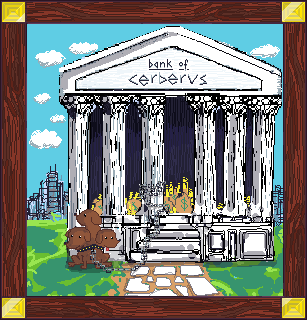
#> input picture cerberus_tower/main-image.png, 307 x 320 px; its folder holds only this picture in this run
$ python -i noise_fade_png.py   (imports and definitions only)
#> lines starting #> are read from the running program, lines starting #| are printed output that depends on the picture
#> in process_and_apply_filters, original_image is the input picture: PIL image 307x320 RGBA; mean R, G, B, A 123.9, 126.8, 121.1, 255
from PIL import Image, ImageDraw, ImageFilter
import numpy as np
import os

# Configuration
input_files_location = "../frog_pfps/preprocess"
output_files_location = "../frog_pfps/postprocess2"
file_types = ('.png',)  # Focus on PNG for this example

def add_noise(image, level=5):
    """
    Adds grain/noise to the image.
    """
#> called with level = 15
    np_image = np.array(image)
    noise = np.random.randint(-level, level, np_image.shape, dtype='int16')
    np_image = np.clip(np_image + noise, 0, 255).astype('uint8')
    noisy_image = Image.fromarray(np_image)
    return noisy_image

def fade_edges_to_color_corrected(image, fade_color=(255, 239, 213), fade_intensity=0.05):
    """
    Correctly applies a fading effect to the edges, turning them to a specified color.
    """
#> called with fade_color = (255, 239, 213), fade_intensity = 0.05
    width, height = image.size
#> width = 307; height = 320
    mask = Image.new("L", (width, height), 0)  # Black mask = fully transparent
#> mask: PIL image 307x320 L; every value is 0
    draw = ImageDraw.Draw(mask)

    fade_boundary = int(min(width, height) * fade_intensity)
#> fade_boundary = 15
    for x in range(width):
        for y in range(height):
            distance_to_edge = min(x, y, width-x-1, height-y-1)
            if distance_to_edge < fade_boundary:
                opacity = 255 - int((distance_to_edge / fade_boundary) * 255)
                mask.putpixel((x, y), opacity)
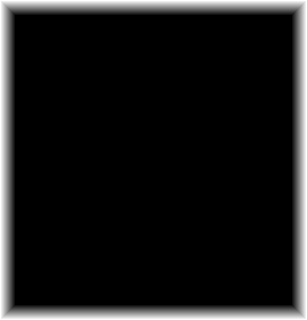
#> mask: PIL image 307x320 L; min 0, max 255, mean 25.2

    mask = mask.filter(ImageFilter.GaussianBlur(radius=fade_boundary // .85))
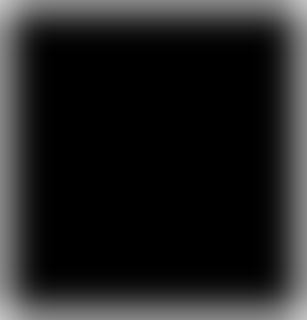
#> mask: PIL image 307x320 L; min 0, max 192, mean 32.9
    fade_overlay = Image.new("RGB", (width, height), fade_color)
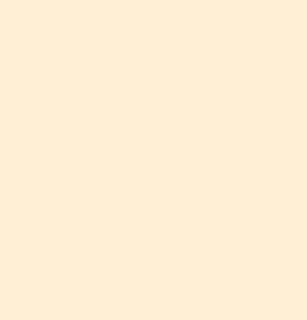
#> fade_overlay: PIL image 307x320 RGB; mean R, G, B 255, 239, 213
    fade_overlay.putalpha(mask)
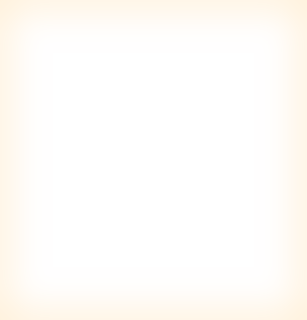
#> fade_overlay: PIL image 307x320 RGBA; mean R, G, B, A 255, 239, 213, 32.9; transparent parts drawn white
    faded_image = Image.alpha_composite(image.convert("RGBA"), fade_overlay)
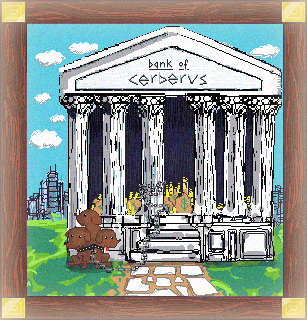
#> faded_image: PIL image 307x320 RGBA; mean R, G, B, A 143, 147.6, 140.7, 251.5; transparent parts drawn white

    return faded_image

def process_and_apply_filters(input_path, output_path):
    """
    Processes the image by adding noise and fading the edges.
    """
    original_image = Image.open(input_path).convert("RGBA")

    # Add noise
    noisy_image = add_noise(original_image, level=15)

    # Fade edges
    final_image = fade_edges_to_color_corrected(noisy_image)

    final_image.save(output_path, "PNG")

# Process all files
# [6 lines not run here, left out]

>>> result = process_and_apply_filters('../cerberus_tower/main-image.png', 'out.png')
